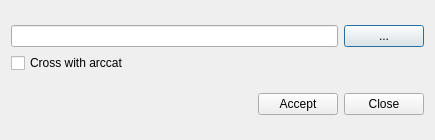
<?xml version="1.0" encoding="UTF-8"?>
<ui version="4.0">
 <class>dlg_nonvisual_print</class>
 <widget class="QDialog" name="dlg_nonvisual_print">
  <property name="geometry">
   <rect>
    <x>0</x>
    <y>0</y>
    <width>435</width>
    <height>140</height>
   </rect>
  </property>
  <property name="windowTitle">
   <string>Non-Visual Objects Print</string>
  </property>
  <layout class="QGridLayout" name="gridLayout_2">
   <item row="0" column="0">
    <layout class="QGridLayout" name="gridLayout">
     <item row="0" column="0">
      <widget class="QLineEdit" name="txt_path"/>
     </item>
     <item row="0" column="1">
      <widget class="QPushButton" name="btn_path">
       <property name="text">
        <string>...</string>
       </property>
      </widget>
     </item>
     <item row="1" column="0" colspan="2">
      <widget class="QCheckBox" name="chk_cross_arccat">
       <property name="text">
        <string>Cross with arccat</string>
       </property>
      </widget>
     </item>
    </layout>
   </item>
   <item row="1" column="0">
    <layout class="QGridLayout" name="lyt_buttons">
     <item row="0" column="0">
      <spacer name="horizontalSpacer">
       <property name="orientation">
        <enum>Qt::Horizontal</enum>
       </property>
       <property name="sizeHint" stdset="0">
        <size>
         <width>40</width>
         <height>20</height>
        </size>
       </property>
      </spacer>
     </item>
     <item row="0" column="2">
      <widget class="QPushButton" name="btn_close">
       <property name="text">
        <string>Close</string>
       </property>
      </widget>
     </item>
     <item row="0" column="1">
      <widget class="QPushButton" name="btn_accept">
       <property name="text">
        <string>Accept</string>
       </property>
      </widget>
     </item>
    </layout>
   </item>
  </layout>
 </widget>
 <tabstops>
  <tabstop>txt_path</tabstop>
  <tabstop>btn_path</tabstop>
  <tabstop>chk_cross_arccat</tabstop>
  <tabstop>btn_accept</tabstop>
  <tabstop>btn_close</tabstop>
 </tabstops>
 <resources/>
 <connections/>
</ui>
